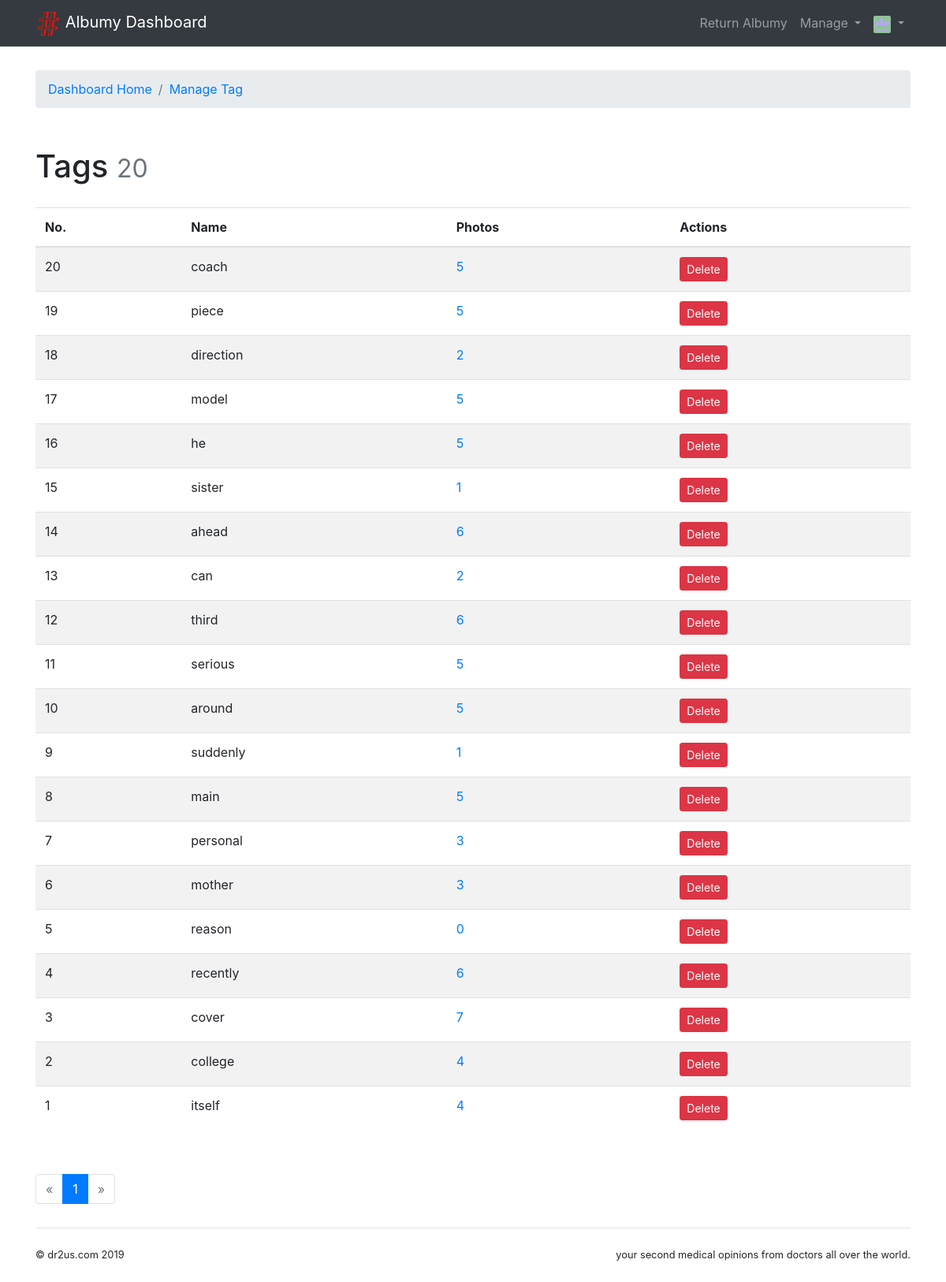
Before: /admin/manage/tag (signed in) with the older database file.
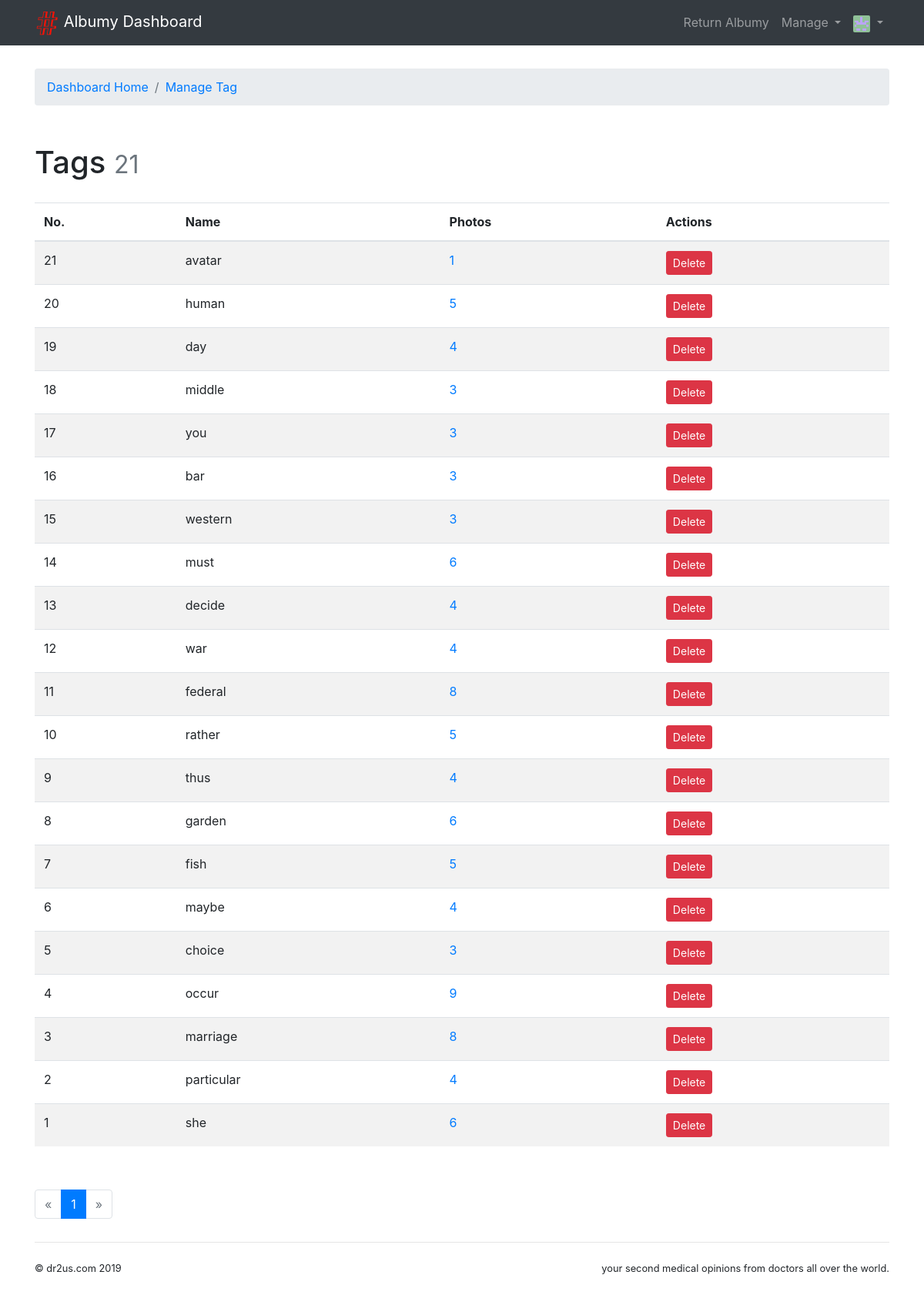
After: the same page with the newer database file.
### albumy/models.py (models this page shows, shortened)
@whooshee.register_model('name', 'username')
class User(db.Model, UserMixin):
    id = db.Column(db.Integer, primary_key=True)
    username = db.Column(db.String(20), unique=True, index=True)
    email = db.Column(db.String(254), unique=True, index=True)
    password_hash = db.Column(db.String(128))
    name = db.Column(db.String(30))
    website = db.Column(db.String(255))
    bio = db.Column(db.String(120))
    location = db.Column(db.String(50))
    member_since = db.Column(db.DateTime, default=datetime.utcnow)
    avatar_s = db.Column(db.String(64))
    avatar_m = db.Column(db.String(64))
    avatar_l = db.Column(db.String(64))
    avatar_raw = db.Column(db.String(64), default='default.jpg')
    avatar_raw2 = db.Column(db.String(64), default='default2.jpg')
    confirmed = db.Column(db.Boolean, default=False)
    locked = db.Column(db.Boolean, default=False)
    active = db.Column(db.Boolean, default=True)
    public_collections = db.Column(db.Boolean, default=True)
    receive_comment_notification = db.Column(db.Boolean, default=True)
    receive_follow_notification = db.Column(db.Boolean, default=True)
    receive_collect_notification = db.Column(db.Boolean, default=True)
    role_id = db.Column(db.Integer, db.ForeignKey('role.id'))
    role = db.relationship('Role', back_populates='users')
    photos = db.relationship('Photo', back_populates='author', cascade='all')
    comments = db.relationship('Comment', back_populates='author', cascade='all')
    notifications = db.relationship('Notification', back_populates='receiver', cascade='all')
    collections = db.relationship('Collect', back_populates='collector', cascade='all')
    following = db.relationship('Follow', foreign_keys=[Follow.follower_id], back_populates='follower',
                                lazy='dynamic', cascade='all')
    followers = db.relationship('Follow', foreign_keys=[Follow.followed_id], back_populates='followed',
                                lazy='dynamic', cascade='all')
    awards = db.relationship('Rate', foreign_keys=[Rate.awarded_id], back_populates='awarded', cascade='all',
                             lazy='dynamic')
    doctor = db.relationship('Doctor', backref='user', cascade='all, delete-orphan', uselist=False)
    invites = db.relationship('Invite', foreign_keys=[Invite.user_id], back_populates='user', cascade='all',
                              lazy='dynamic')
    @property
    def is_active(self):
        return self.active
    def can(self, permission_name):
        permission = Permission.query.filter_by(name=permission_name).first()
        return permission is not None and self.role is not None and permission in self.role.permissions

@whooshee.register_model('name')
class Tag(db.Model):
    id = db.Column(db.Integer, primary_key=True)
    name = db.Column(db.String(64), index=True, unique=True)
    photos = db.relationship('Photo', secondary=tagging, back_populates='tags')

### albumy/blueprints/admin.py (the view)
@admin_bp.route('/manage/tag')
@login_required
@permission_required('MODERATE')
def manage_tag():
    page = request.args.get('page', 1, type=int)
    per_page = current_app.config['ALBUMY_MANAGE_TAG_PER_PAGE']
    pagination = Tag.query.order_by(Tag.id.desc()).paginate(page, per_page)
    tags = pagination.items
    return render_template('admin/manage_tag.html', pagination=pagination, tags=tags)

### albumy/__init__.py (called while the page is built)
def register_template_context(app):
    @app.context_processor
    def make_template_context():
        if current_user.is_authenticated:
            notification_count = Notification.query.with_parent(current_user).filter_by(is_read=False).count()
        else:
            notification_count = None
        return dict(notification_count=notification_count)

### albumy/extensions.py (called while the page is built)
@login_manager.user_loader
def load_user(user_id):
    from albumy.models import User
    user = User.query.get(int(user_id))
    return user

### albumy/templates/admin/manage_tag.html (shortened to what this page needs)
{% extends 'admin/index.html' %}
{% from 'bootstrap/pagination.html' import render_pagination %}
{% block content %}
    <nav aria-label="breadcrumb">
        <ol class="breadcrumb">
            {{ render_breadcrumb_item('admin.index', 'Dashboard Home') }}
            {{ render_breadcrumb_item('admin.manage_tag', 'Manage Tag') }}
        </ol>
    </nav>
    <div class="page-header">
        <h1>Tags
            <small class="text-muted">{{ pagination.total }}</small>
        </h1>
    </div>
    {% if tags %}
        <table class="table table-striped">
            <thead>
            <tr>
                <th>No.</th>
                <th>Name</th>
                <th>Photos</th>
                <th>Actions</th>
            </tr>
            </thead>
            {% for tag in tags %}
                <tr>
                    <td>{{ tag.id }}</td>
                    <td>{{ tag.name }}</td>
                    <td><a href="{{ url_for('main.show_tag', tag_id=tag.id) }}">{{ tag.photos|length }}</a></td>
                    <td>
                        <form class="inline" action="{{ url_for('admin.delete_tag', tag_id=tag.id) }}" method="post">
                            <input type="submit" onclick="return confirm('Are you sure?');"
                                   class="btn btn-danger btn-sm" value="Delete">
                        </form>
                    </td>
                </tr>
            {% endfor %}
        </table>
        <div class="page-footer">{{ render_pagination(pagination) }}</div>
    {% else %}
        <div class="tip"><h5>No tags.</h5></div>
    {% endif %}
{% endblock %}

### albumy/templates/admin/index.html (shortened to what this page needs)
{% extends 'base.html' %}
{% from 'bootstrap/nav.html' import render_breadcrumb_item %}
{% block navbar %}
    <nav class="navbar navbar-expand-lg navbar-dark bg-dark">
        <div class="container">
            <a class="navbar-brand" href="{{ url_for('admin.index') }}">
                <img src="{{ url_for('static', filename='favicon.ico') }}" alt="Albumy"> Albumy Dashboard
            </a>
            <div class="collapse navbar-collapse" id="navbarColor01">
                <div class="navbar-nav ml-auto">
                    {{ render_nav_item('main.index', 'Return Albumy') }}
                    <div class="dropdown nav-item">
                        <a href="#" class="nav-link dropdown-toggle" data-toggle="dropdown" role="button"
                           aria-expanded="false">Manage
                        </a>
                    </div>
                    <div class="dropdown nav-item">
                        <a href="#" class="nav-link dropdown-toggle" data-toggle="dropdown" role="button"
                           aria-expanded="false">
                            <img class="avatar-xs"
                                 src="{{ url_for('main.get_avatar', filename=current_user.avatar_s) }}">
                        </a>
                    </div>
                </div>
            </div>
        </div>
    </nav>
{% endblock %}

### albumy/templates/base.html (shortened to what this page needs)
{% from 'bootstrap/nav.html' import render_nav_item %}
<!DOCTYPE html>
<html lang="en">
<head>
    {% block head %}
        {% block styles %}
            <link rel="stylesheet" href="{{ url_for('static', filename='css/bootstrap.min.css') }}">
            <link rel="stylesheet" href="{{ url_for('static', filename='open-iconic/font/css/open-iconic-bootstrap.css') }}">
            <link rel="stylesheet" href="{{ url_for('static', filename='css/style.css') }}">
        {% endblock %}
    {% endblock head %}
</head>
<body>
{% block navbar %}{% endblock %}
<main>
    <div class="container">
        {% block content %}{% endblock %}
        {% block footer %}
            <footer>
                <p class="float-left">
                    <small>&copy; dr2us.com 2019
                    </small>
                </p>
                <p class="float-right">
                    <small>your second medical opinions from doctors all over the world.</small>
                </p>
            </footer>
        {% endblock %}
    </div>
</main>
</body>
</html>

### albumy/static/css/style.css (style rules this page uses)
.inline { display: inline; }
.page-header { padding-top: 20px; padding-bottom: 20px; }
.page-footer { padding-top: 40px; }
nav { margin-bottom: 30px; }
footer { margin: 30px 0; padding: 20px 0; border-top: 1px solid #e5e5e5; }
.avatar-xs { width: 22px; height: 22px; border-radius: 2px; }

Changed rows visible on the page:
added Tag: id "21", name "avatar", photos|length "1"
changed Tag id 20: name "coach" → "human"
changed Tag id 19: name "piece" → "day"; photos|length "5" → "4"
changed Tag id 18: name "direction" → "middle"; photos|length "2" → "3"
changed Tag id 17: name "model" → "you"; photos|length "5" → "3"
changed Tag id 16: name "he" → "bar"; photos|length "5" → "3"
changed Tag id 15: name "sister" → "western"; photos|length "1" → "3"
changed Tag id 14: name "ahead" → "must"
changed Tag id 13: name "can" → "decide"; photos|length "2" → "4"
changed Tag id 12: name "third" → "war"; photos|length "6" → "4"
changed Tag id 11: name "serious" → "federal"; photos|length "5" → "8"
changed Tag id 10: name "around" → "rather"
changed Tag id 9: name "suddenly" → "thus"; photos|length "1" → "4"
changed Tag id 8: name "main" → "garden"; photos|length "5" → "6"
changed Tag id 7: name "personal" → "fish"; photos|length "3" → "5"
changed Tag id 6: name "mother" → "maybe"; photos|length "3" → "4"
changed Tag id 5: name "reason" → "choice"; photos|length "0" → "3"
changed Tag id 4: name "recently" → "occur"; photos|length "6" → "9"
changed Tag id 3: name "cover" → "marriage"; photos|length "7" → "8"
changed Tag id 2: name "college" → "particular"
changed Tag id 1: name "itself" → "she"; photos|length "4" → "6"
Other visible differences:
{{ pagination.total }}: "20" → "21"
